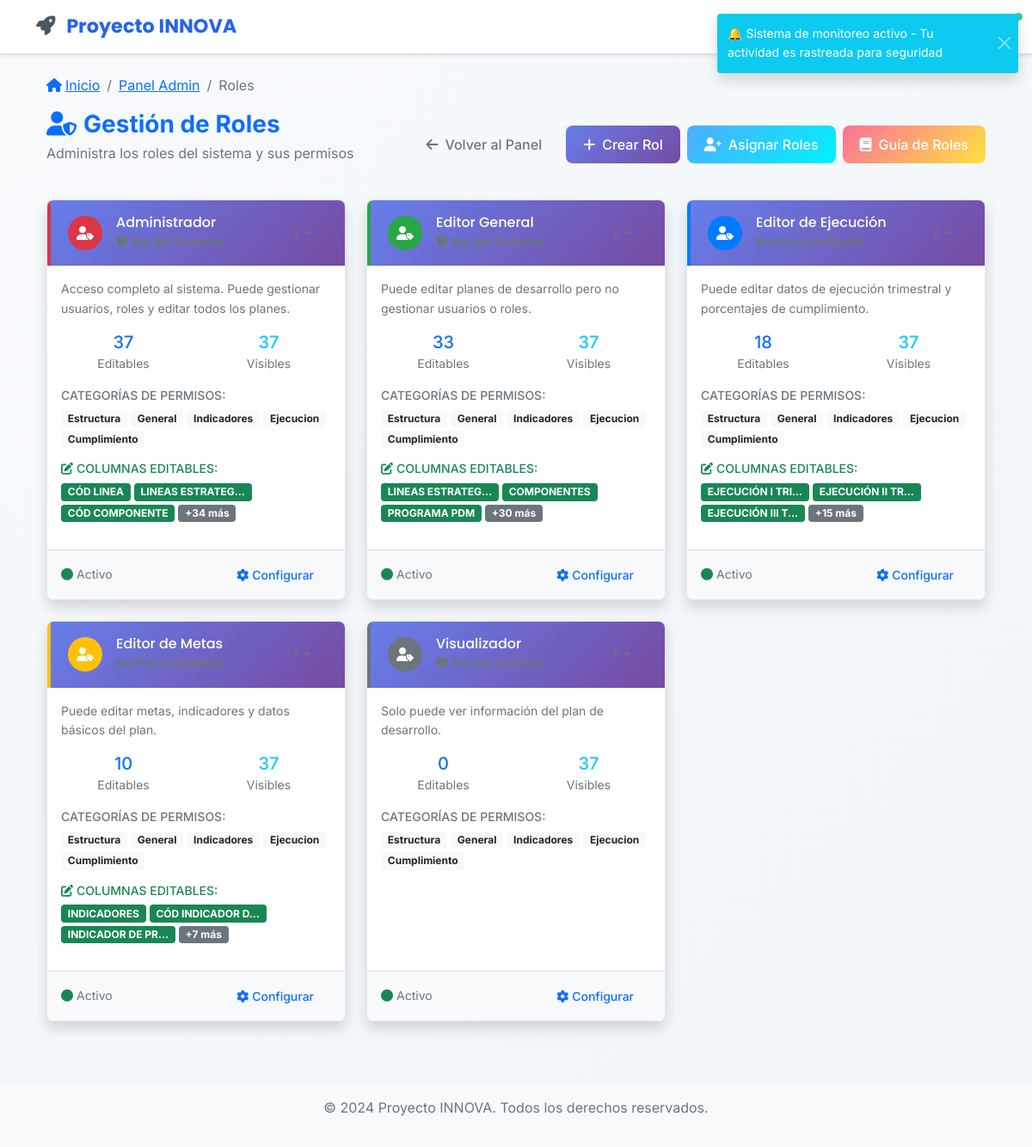
The page /admin/roles (signed in) on the database its author committed.
### app/models/role.py (models this page shows, shortened)
class Role(db.Model):
    __tablename__ = 'roles'
    id = db.Column(db.Integer, primary_key=True)
    name = db.Column(db.String(100), unique=True, nullable=False)
    description = db.Column(db.Text)
    color = db.Column(db.String(7), default='#007bff')  # Hex color for UI
    is_active = db.Column(db.Boolean, default=True)
    is_system_role = db.Column(db.Boolean, default=False)  # System roles cannot be deleted
    created_at = db.Column(db.DateTime, default=ahora_utc)
    updated_at = db.Column(db.DateTime, default=ahora_utc, onupdate=ahora_utc)
    column_permissions = db.relationship('ColumnPermission',
                                       backref=db.backref('role', lazy=True),
                                       cascade='all, delete-orphan',
                                       lazy=True)
    def get_editable_columns(self):
        return [p.column_name for p in self.column_permissions if p.can_edit]
    def get_viewable_columns(self):
        return [p.column_name for p in self.column_permissions if p.can_view]

### app/models/column_permission.py (models this page shows, shortened)
class ColumnPermission(db.Model):
    __tablename__ = 'column_permissions'
    id = db.Column(db.Integer, primary_key=True)
    role_id = db.Column(db.Integer, db.ForeignKey('roles.id'), nullable=False)
    column_name = db.Column(db.String(200), nullable=False)
    can_view = db.Column(db.Boolean, default=True)
    can_edit = db.Column(db.Boolean, default=False)
    category = db.Column(db.String(50), default='general')  # estructura, indicadores, ejecucion, cumplimiento, poblacion, observaciones

### app/views/admin.py (the view)
@admin_bp.route('/roles')
def roles():
    roles = Role.query.order_by(Role.name).all()
    return render_template('admin/roles.html', title='Gestión de Roles', roles=roles)

### app/models/user.py (called while the page is built)
    def is_admin(self):
        if self.active_roles:
            admin_names = ['admin', 'administrador']
            return any(ur.role.name.lower() in admin_names for ur in self.active_roles)
        return self.legacy_role == 'admin'

### app/views/admin.py (called while the page is built)
@admin_bp.before_request
@login_required
def require_admin():
    if not current_user.is_admin():
        flash('Acceso denegado. Se requieren permisos de administrador.', 'error')
        return redirect(url_for('main.dashboard'))

### app/templates/admin/roles.html (shortened to what this page needs)
{% extends "base.html" %}
{% block content %}
<div class="container-fluid mt-4">
    <div class="row mb-4">
        <div class="col-12">
            <nav aria-label="breadcrumb" class="mb-3">
                <ol class="breadcrumb">
                    <li class="breadcrumb-item">
                        <a href="{{ url_for('main.dashboard') }}">
                            <i class="fas fa-home me-1"></i>Inicio
                        </a>
                    </li>
                    <li class="breadcrumb-item">
                        <a href="{{ url_for('admin.dashboard') }}">Panel Admin</a>
                    </li>
                    <li class="breadcrumb-item active">Roles</li>
                </ol>
            </nav>
            <div class="d-flex justify-content-between align-items-center">
                <div>
                    <h1 class="h3 mb-0 text-primary fw-bold">
                        <i class="fas fa-user-shield me-2"></i>Gestión de Roles
                    </h1>
                    <p class="text-muted mt-1">Administra los roles del sistema y sus permisos</p>
                </div>
                <div class="d-flex gap-2">
                    <a href="{{ url_for('admin.dashboard') }}" class="btn btn-outline-secondary">
                        <i class="fas fa-arrow-left me-2"></i>Volver al Panel
                    </a>
                    <a href="{{ url_for('admin.create_role') }}" class="btn btn-primary">
                        <i class="fas fa-plus me-2"></i>Crear Rol
                    </a>
                    <a href="{{ url_for('admin.user_roles') }}" class="btn btn-success">
                        <i class="fas fa-user-plus me-2"></i>Asignar Roles
                    </a>
                    <a href="{{ url_for('admin.roles_guide') }}" class="btn btn-info">
                        <i class="fas fa-book me-2"></i>Guía de Roles
                    </a>
                </div>
            </div>
        </div>
    </div>
    <div class="row">
        {% for role in roles %}
        <div class="col-lg-4 col-md-6 mb-4">
            <div class="card border-left-primary shadow h-100">
                <div class="card-header py-3 d-flex flex-row align-items-center justify-content-between"
                     style="border-left: 4px solid {{ role.color }} !important;">
                    <div class="d-flex align-items-center">
                        <div class="rounded-circle d-flex align-items-center justify-content-center"
                             style="width: 40px; height: 40px; background-color: {{ role.color }}; color: white;">
                            <i class="fas fa-user-tag"></i>
                        </div>
                        <div class="ms-3">
                            <h6 class="m-0 font-weight-bold">{{ role.name }}</h6>
                            {% if role.is_system_role %}
                            <small class="text-muted">
                                <i class="fas fa-shield-alt me-1"></i>Rol del Sistema
                            </small>
                            {% else %}
                            <small class="text-muted">Rol Personalizado</small>
                            {% endif %}
                        </div>
                    </div>
                    <div class="dropdown">
                        <button class="btn btn-sm btn-outline-secondary dropdown-toggle" type="button"
                                data-bs-toggle="dropdown">
                            <i class="fas fa-ellipsis-v"></i>
                        </button>
                    </div>
                </div>
                <div class="card-body">
                    <p class="card-text text-muted small mb-3">{{ role.description or 'Sin descripción' }}</p>
                    <div class="row text-center mb-3">
                        <div class="col-6">
                            <div class="text-primary">
                                <h5 class="mb-0">{{ role.get_editable_columns()|length }}</h5>
                                <small class="text-muted">Editables</small>
                            </div>
                        </div>
                        <div class="col-6">
                            <div class="text-info">
                                <h5 class="mb-0">{{ role.get_viewable_columns()|length }}</h5>
                                <small class="text-muted">Visibles</small>
                            </div>
                        </div>
                    </div>
                    <div class="mb-3">
                        <h6 class="small font-weight-bold text-uppercase text-muted mb-2">Categorías de Permisos:</h6>
                        <div class="d-flex flex-wrap gap-1">
                            {% set categories = role.column_permissions|map(attribute='category')|list|unique %}
                            {% for category in categories %}
                            <span class="badge bg-light text-dark small">{{ category.title() }}</span>
                            {% endfor %}
                        </div>
                    </div>
                    {% set editable_cols = role.get_editable_columns() %}
                    {% if editable_cols %}
                    <div class="mb-3">
                        <h6 class="small font-weight-bold text-uppercase text-success mb-2">
                            <i class="fas fa-edit me-1"></i>Columnas Editables:
                        </h6>
                        <div class="d-flex flex-wrap gap-1">
                            {% for col in editable_cols[:3] %}
                            <span class="badge bg-success small" title="{{ col }}">{{ col[:15] }}{% if col|length > 15 %}...{% endif %}</span>
                            {% endfor %}
                            {% if editable_cols|length > 3 %}
                            <span class="badge bg-secondary small">+{{ editable_cols|length - 3 }} más</span>
                            {% endif %}
                        </div>
                    </div>
                    {% endif %}
                </div>
                <div class="card-footer bg-light">
                    <div class="d-flex justify-content-between align-items-center">
                        <small class="text-muted">
                            {% if role.is_active %}
                            <i class="fas fa-circle text-success me-1"></i>Activo
                            {% else %}
                            <i class="fas fa-circle text-danger me-1"></i>Inactivo
                            {% endif %}
                        </small>
                        <a href="{{ url_for('admin.edit_role', role_id=role.id) }}" class="btn btn-sm btn-outline-primary">
                            <i class="fas fa-cog me-1"></i>Configurar
                        </a>
                    </div>
                </div>
            </div>
        </div>
        {% endfor %}
    </div>
</div>
{% endblock %}

### app/static/css/style.css (style rules this page uses)
:root { --primary-color: #2563eb; --primary-dark: #1d4ed8; --primary-light: #3b82f6; --secondary-color: #64748b; --success-color: #10b981; --warning-color: #f59e0b; --danger-color: #ef4444; --info-color: #06b6d4; --bg-primary: #ffffff; --bg-secondary: #f8fafc; --bg-tertiary: #f1f5f9; --bg-gradient: linear-gradient(135deg, #667eea 0%, #764ba2 100%); --text-primary: #1e293b; --text-secondary: #64748b; --text-muted: #94a3b8; --border-color: #e2e8f0; --shadow: 0 1px 3px 0 rgba(0, 0, 0, 0.1), 0 1px 2px 0 rgba(0, 0, 0, 0.06); --shadow-lg: 0 10px 15px -3px rgba(0, 0, 0, 0.1), 0 4px 6px -2px rgba(0, 0, 0, 0.05); --border-radius: 8px; --border-radius-lg: 12px; }
body { background: linear-gradient(135deg, #f8fafc 0%, #f1f5f9 100%); min-height: 100vh; font-family: 'Inter', -apple-system, BlinkMacSystemFont, 'Segoe UI', Roboto, sans-serif; color: var(--text-primary); line-height: 1.6; }
.card { border: 1px solid var(--border-color); border-radius: var(--border-radius); box-shadow: var(--shadow); background: var(--bg-primary); transition: all 0.3s ease; overflow: hidden; }
.card-header { background: var(--primary-color); color: white; border: none; font-family: 'Poppins', sans-serif; font-weight: 600; padding: 1rem 1.25rem; }
.card-body { background: var(--bg-primary); }
.btn { border-radius: var(--border-radius); font-family: 'Inter', sans-serif; font-weight: 500; padding: 0.625rem 1.25rem; transition: all 0.2s ease; border: none; position: relative; overflow: hidden; }
.btn-primary { background: var(--primary-color); color: white; }
.btn-success { background: var(--success-color); color: white; }
.btn-info { background: var(--info-color); color: white; }
.btn-primary { background: linear-gradient(135deg, #667eea 0%, #764ba2 100%); color: white; position: relative; overflow: hidden; }
.btn-primary::before { content: ''; position: absolute; top: 0; left: -100%; width: 100%; height: 100%; background: linear-gradient(90deg, transparent, rgba(255, 255, 255, 0.2), transparent); transition: left 0.5s; }
.btn-success { background: linear-gradient(135deg, #4facfe 0%, #00f2fe 100%); color: white; position: relative; overflow: hidden; }
.btn-success::before { content: ''; position: absolute; top: 0; left: -100%; width: 100%; height: 100%; background: linear-gradient(90deg, transparent, rgba(255, 255, 255, 0.2), transparent); transition: left 0.5s; }
.btn-info { background: linear-gradient(135deg, #fa709a 0%, #fee140 100%); color: white; position: relative; overflow: hidden; }
.btn-info::before { content: ''; position: absolute; top: 0; left: -100%; width: 100%; height: 100%; background: linear-gradient(90deg, transparent, rgba(255, 255, 255, 0.2), transparent); transition: left 0.5s; }
.card-header { background: linear-gradient(135deg, #667eea 0%, #764ba2 100%); color: white; border: none; font-family: 'Poppins', sans-serif; font-weight: 600; padding: 1rem 1.25rem; position: relative; overflow: hidden; }
.card-header::before { content: ''; position: absolute; top: 0; left: -100%; width: 100%; height: 100%; background: linear-gradient(90deg, transparent, rgba(255, 255, 255, 0.1), transparent); transition: left 0.7s; }

### rows shown on the page
Role: name "Administrador", is_system_role True (drawn), description "Acceso completo al sistema. Puede gestionar usuarios, roles y editar todos los planes.", get_editable_columns|length "37", get_viewable_columns|length "37", editable_cols "34", is_active True (drawn)
ColumnPermission: title "Estructura", column_name "CÓD LINEA"
ColumnPermission: title "General"
ColumnPermission: title "Indicadores"
ColumnPermission: title "Ejecucion"
ColumnPermission: title "Cumplimiento"
ColumnPermission: column_name "LINEAS ESTRATEG"
ColumnPermission: column_name "CÓD COMPONENTE"
Role: name "Editor General", is_system_role True (drawn), description "Puede editar planes de desarrollo pero no gestionar usuarios o roles.", get_editable_columns|length "33", get_viewable_columns|length "37", editable_cols "30", is_active True (drawn)
ColumnPermission: title "Estructura"
ColumnPermission: title "General"
ColumnPermission: title "Indicadores"
ColumnPermission: title "Ejecucion"
ColumnPermission: title "Cumplimiento"
ColumnPermission: column_name "LINEAS ESTRATEG"
ColumnPermission: column_name "COMPONENTES"
ColumnPermission: column_name "PROGRAMA PDM"
Role: name "Editor de Ejecución", description "Puede editar datos de ejecución trimestral y porcentajes de cumplimiento.", get_editable_columns|length "18", get_viewable_columns|length "37", editable_cols "15", is_active True (drawn)
ColumnPermission: title "Estructura"
ColumnPermission: title "General"
ColumnPermission: title "Indicadores"
ColumnPermission: title "Ejecucion", column_name "EJECUCIÓN I TRI"
ColumnPermission: title "Cumplimiento"
ColumnPermission: column_name "EJECUCIÓN II TR"
ColumnPermission: column_name "EJECUCIÓN III T"
Role: name "Editor de Metas", description "Puede editar metas, indicadores y datos básicos del plan.", get_editable_columns|length "10", get_viewable_columns|length "37", editable_cols "7", is_active True (drawn)
ColumnPermission: title "Estructura"
ColumnPermission: title "General"
ColumnPermission: title "Indicadores", column_name "INDICADORES"
ColumnPermission: title "Ejecucion"
ColumnPermission: title "Cumplimiento"
ColumnPermission: column_name "CÓD INDICADOR D"
ColumnPermission: column_name "INDICADOR DE PR"
Role: name "Visualizador", is_system_role True (drawn), description "Solo puede ver información del plan de desarrollo.", get_editable_columns|length "0", get_viewable_columns|length "37", is_active True (drawn)
ColumnPermission: title "Estructura"
ColumnPermission: title "General"
ColumnPermission: title "Indicadores"
ColumnPermission: title "Ejecucion"
ColumnPermission: title "Cumplimiento"
